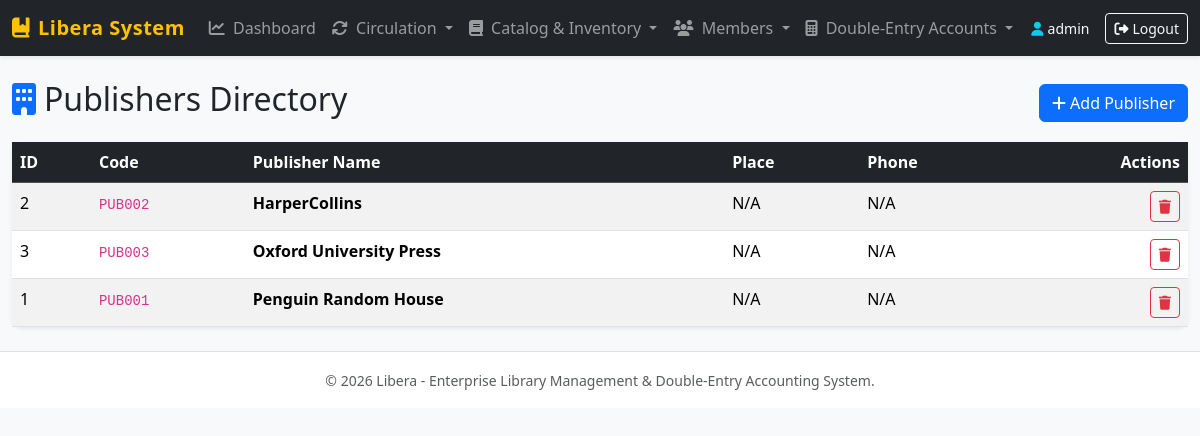
/modules/inventory/publishers.php (signed in), run on the app's committed database.
### tables this page shows
CREATE TABLE IF NOT EXISTS `MstrPublisher` (
	`PublisherNumber` smallint NOT NULL AUTO_INCREMENT PRIMARY KEY,
	`PublisherName` varchar(100) NOT NULL,
	`PublisherStatus` tinyint NULL DEFAULT 1,
	`PublisherCode` varchar(25) NULL,
	`PublisherRemarks` varchar(250) NULL,
	`PublisherAddress` varchar(100) NULL,
	`PublisherPlace` varchar(100) NULL,
	`PublisherPhone` varchar(50) NULL
);

### config/db.php (called while the page is built, shortened)
<?php
$db_driver = 'mysqli';
$mysqli_conn = @mysqli_connect(DB_HOST, DB_USER, DB_PASS, DB_NAME, DB_PORT);
if ($mysqli_conn) {
    $db_driver = 'mysqli';
}
function db_query($conn, $sql, $types = "", $params = []) {
    global $db_driver;
    if ($db_driver === 'mysqli') {
        if (empty($params)) {
            return mysqli_query($conn, $sql);
        }
        $stmt = mysqli_prepare($conn, $sql);
        mysqli_stmt_bind_param($stmt, $types, ...$params);
        mysqli_stmt_execute($stmt);
        $result = mysqli_stmt_get_result($stmt);
        return $result;
    }
}
if ($db_driver === 'sqlite') {
    function db_num_rows($res) {
        if (is_object($res) && isset($res->num_rows)) return $res->num_rows;
        if (is_object($res) && method_exists($res, 'num_rows')) return $res->num_rows();
        if ($res instanceof mysqli_result) return mysqli_num_rows($res);
        return 0;
    }
    function db_fetch_assoc($res) {
        if (is_object($res) && method_exists($res, 'fetch_assoc')) return $res->fetch_assoc();
        if ($res instanceof mysqli_result) return mysqli_fetch_assoc($res);
        return false;
    }
    function db_data_seek($res, $offset) {
        if (is_object($res) && method_exists($res, 'data_seek')) return $res->data_seek($offset);
        if ($res instanceof mysqli_result) return mysqli_data_seek($res, $offset);
        return false;
    }
} else {
    function db_num_rows($res) {
        return ($res instanceof mysqli_result) ? mysqli_num_rows($res) : 0;
    }
    function db_fetch_assoc($res) {
        return ($res instanceof mysqli_result) ? mysqli_fetch_assoc($res) : false;
    }
}

### modules/inventory/publishers.php (the view, shortened to what this page needs)
<?php
require_once __DIR__ . '/../../config/db.php';
require_once __DIR__ . '/../../includes/auth.php';
$publishers = db_query($conn, "SELECT * FROM MstrPublisher ORDER BY PublisherName ASC");
require_once __DIR__ . '/../../includes/header.php';
?>
<div class="d-flex justify-content-between align-items-center mb-3">
    <h2><i class="fa-solid fa-building text-primary me-2"></i>Publishers Directory</h2>
    <button class="btn btn-primary" data-bs-toggle="modal" data-bs-target="#addPubModal">
        <i class="fa-solid fa-plus me-1"></i>Add Publisher
    </button>
</div>
<div class="card shadow-sm">
    <div class="card-body p-0">
        <table class="table table-hover table-striped mb-0">
            <thead class="table-dark">
                <tr>
                    <th>ID</th>
                    <th>Code</th>
                    <th>Publisher Name</th>
                    <th>Place</th>
                    <th>Phone</th>
                    <th class="text-end">Actions</th>
                </tr>
            </thead>
            <tbody>
                <?php if ($publishers && db_num_rows($publishers) > 0): ?>
                    <?php while ($p = db_fetch_assoc($publishers)): ?>
                        <tr>
                            <td><?php echo $p['PublisherNumber']; ?></td>
                            <td><code><?php echo htmlspecialchars($p['PublisherCode'] ?? 'N/A'); ?></code></td>
                            <td><strong><?php echo htmlspecialchars($p['PublisherName']); ?></strong></td>
                            <td><?php echo htmlspecialchars($p['PublisherPlace'] ?? 'N/A'); ?></td>
                            <td><?php echo htmlspecialchars($p['PublisherPhone'] ?? 'N/A'); ?></td>
                            <td class="text-end">
                                <form method="POST" action="publishers.php" class="d-inline" onsubmit="return confirm('Delete publisher?');">
                                    <button type="submit" class="btn btn-sm btn-outline-danger"><i class="fa-solid fa-trash"></i></button>
                                </form>
                            </td>
                        </tr>
                    <?php endwhile; ?>
                <?php else: ?>
                    <tr><td colspan="6" class="text-center text-muted py-3">No publishers found.</td></tr>
                <?php endif; ?>
            </tbody>
        </table>
    </div>
</div>
<?php require_once __DIR__ . '/../../includes/footer.php'; ?>

### includes/header.php (style rules this page uses)
body { background-color: #f8f9fa; font-family: 'Segoe UI', Tahoma, Geneva, Verdana, sans-serif; }
.card { border: none; border-radius: 10px; box-shadow: 0 0.125rem 0.25rem rgba(0, 0, 0, 0.075); }

### data on the page
mstrpublisher: PublisherNumber "2", PublisherCode "PUB002", PublisherName "HarperCollins", PublisherPlace "N/A", PublisherPhone "N/A"
mstrpublisher: PublisherNumber "3", PublisherCode "PUB003", PublisherName "Oxford University Press", PublisherPlace "N/A", PublisherPhone "N/A"
mstrpublisher: PublisherNumber "1", PublisherCode "PUB001", PublisherName "Penguin Random House", PublisherPlace "N/A", PublisherPhone "N/A"

### other printed values
$_SESSION['username'] "admin"
